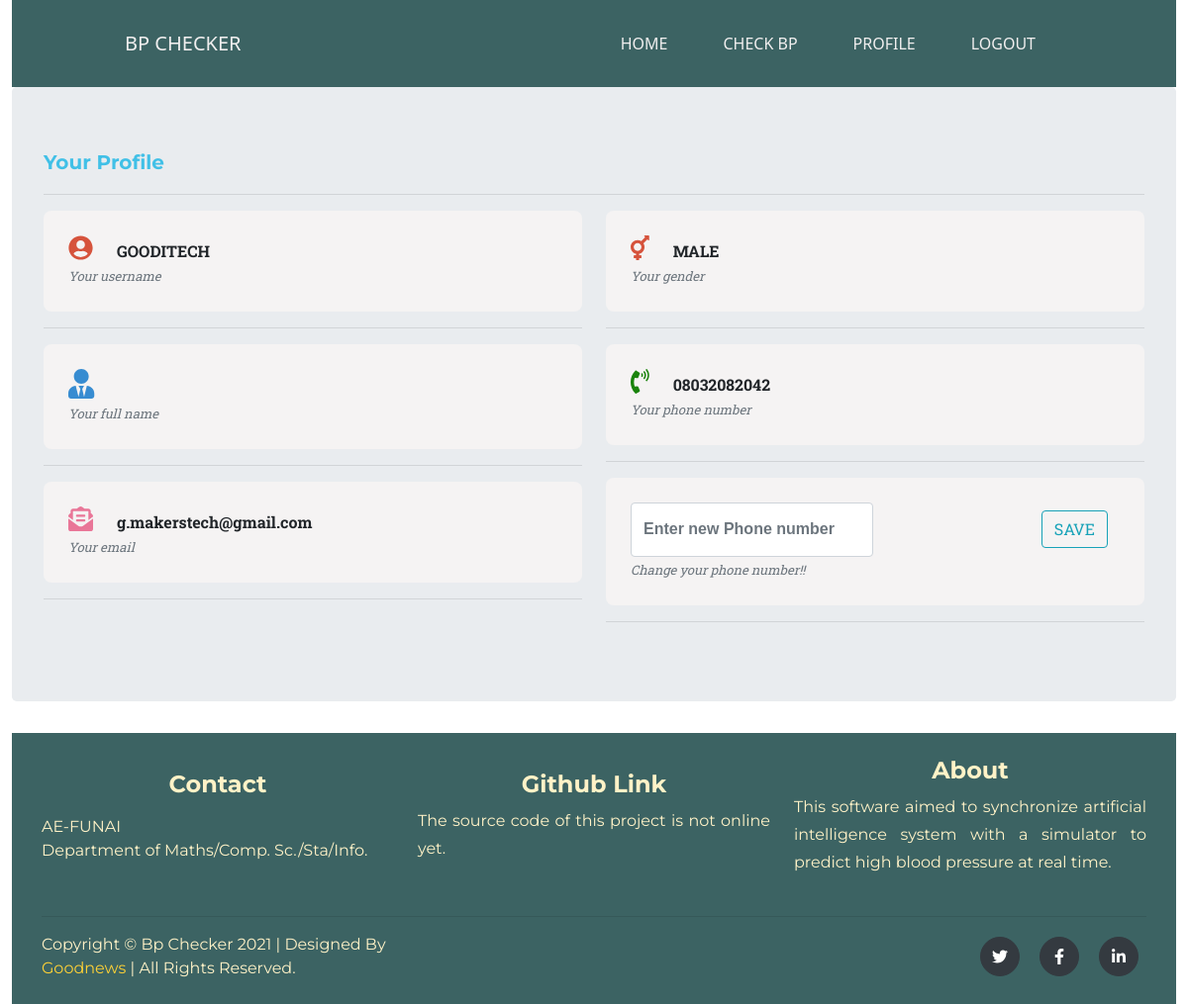
Screenshot of /user/setting/ (signed in) with the database file from the repository.
### bp/models.py (models this page shows)
class UserProfile(models.Model):
    user = models.OneToOneField(
        User,
        on_delete=models.CASCADE,
        primary_key=True,
    )
    sex = (
        ('Male', 'Male'),
        ('Female', 'Female')
        )
    phone_no = models.CharField(max_length=11)
    gender = models.CharField(max_length=6, choices=sex)

### bp/views.py (the view)
# urls.py: path('user/setting/', user_setting, name='setting'),
def user_setting(request):
    if request.user.is_authenticated:
        u = UserProfile.objects.get(pk=request.user.id)
        p = u.user
        f = UserUpdate(request.POST or None)
        if f.is_valid():
           u.phone_no = f.cleaned_data['phone_no']
           u.save()
           messages.success(request, 'Phone number updated')
    else:
        return redirect('login')
    return render(request, 'bp/setting.html', {'user': u, 'edit': f})

### bp/forms.py
class UserUpdate(forms.Form):
    phone_no = forms.CharField(widget=forms.TextInput(attrs={
        'class': 'form-control',
        'placeholder':'Enter new Phone number',
        'type': 'number'
    }), label=False, min_length=11)
    class Meta:
         model = UserProfile
         fields = ['phone_no']
         widgets = {
             'phone_no':forms.TextInput(attrs={'class': 'form-control','placeholder':'Enter new Phone number','type': 'number', 'label': 'False'} )
            }

### bp/templates/bp/setting.html (shortened to what this page needs)
{% extends 'bp/base_bp.html' %}
{% block content %}
{% include './bp_includes/nav.html' %}
<div class="jumbotron">
  <h5 id="prolfile-title">Your Profile </h5> <hr>
    <div class="row">
        <div class=" col-md-6">
            <div id="profile_info">
             <i class="fa fa-user-circle"></i>
                <span class="text-uppercase"> {{user.user.username}} </span> <br>
                <i class="text-muted bio">Your username</i>
            </div> <hr>
            <div id="profile_info">
            <i class="fa fa-user-tie"></i>
                <br/>
                 <i class="text-muted bio">Your full name</i>
            </div> <hr>
            <div id="profile_info">
            <i class="fas fa-envelope-open-text"></i>
                <span class="text-lowercase"> {{user.user.email}} </span> <br/>
                 <i class="text-muted bio">Your email</i>
            </div> <hr>
        </div>
        <div class="col-md-6">
            <div id="profile_info">
                <i class="fas fa-transgender"></i>
                    <span class="text-uppercase"> {{user.gender}} </span>  <br/>
                    <i class="text-muted bio">Your gender</i>
            </div><hr>
            <div id="profile_info">
                <i class="fas fa-phone-volume"></i>
                <span class="text-lowercase"> {{user.phone_no}} </span> <br/>
                <i class="text-muted bio">Your phone number</i>
            </div>
            <hr>
            <div id="profile_info">
                <form method="POST" action="" class="form-inline" >
                    <div class="form-group">
                        {{edit.phone_no}}
                    </div>
                    <div class="col">
                        <button id="btn-save" class="btn btn-outline-info text-uppercase float-right" type="submit">Save</button>
                    </div>
                </form>
                <i class="text-muted bio">Change your phone number!!</i>
            </div><hr>
        </div>
    </div>
</div>
{% include 'include_folder/footer.html' %} {% endblock %}

### rows the page displays
UserProfile: user.username "GOODITECH", user.email "g.makerstech@gmail.com", gender "MALE", phone_no "08032082042"
